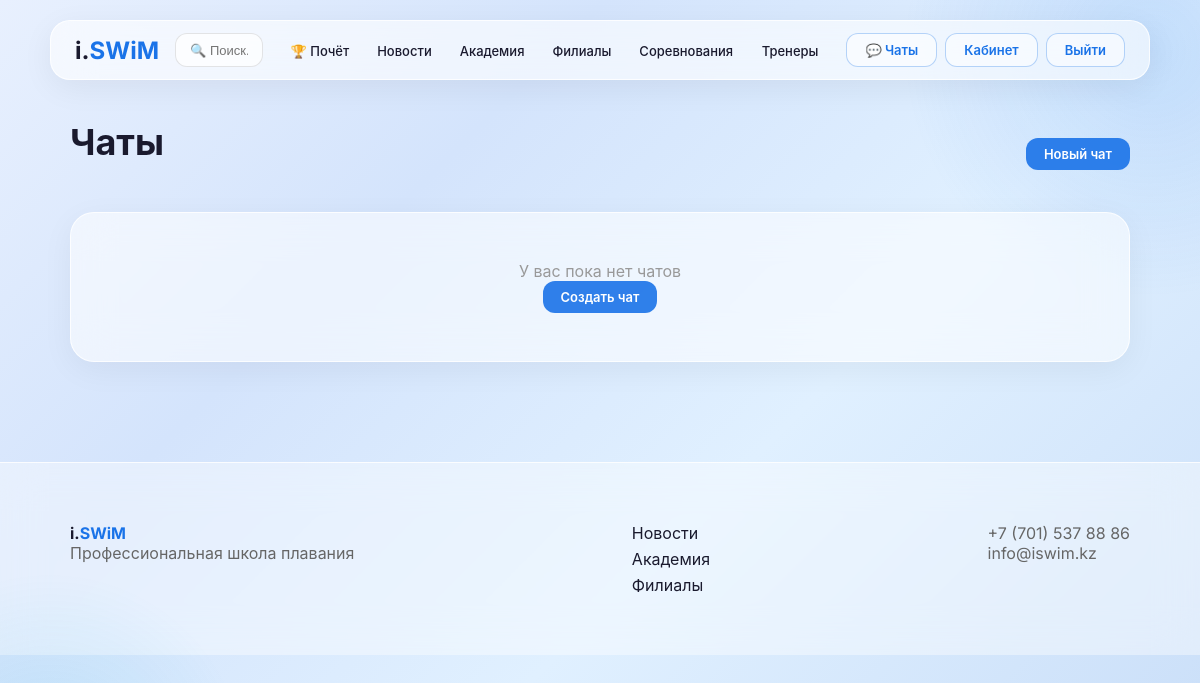
The app's page /chat/ (signed in), older data.
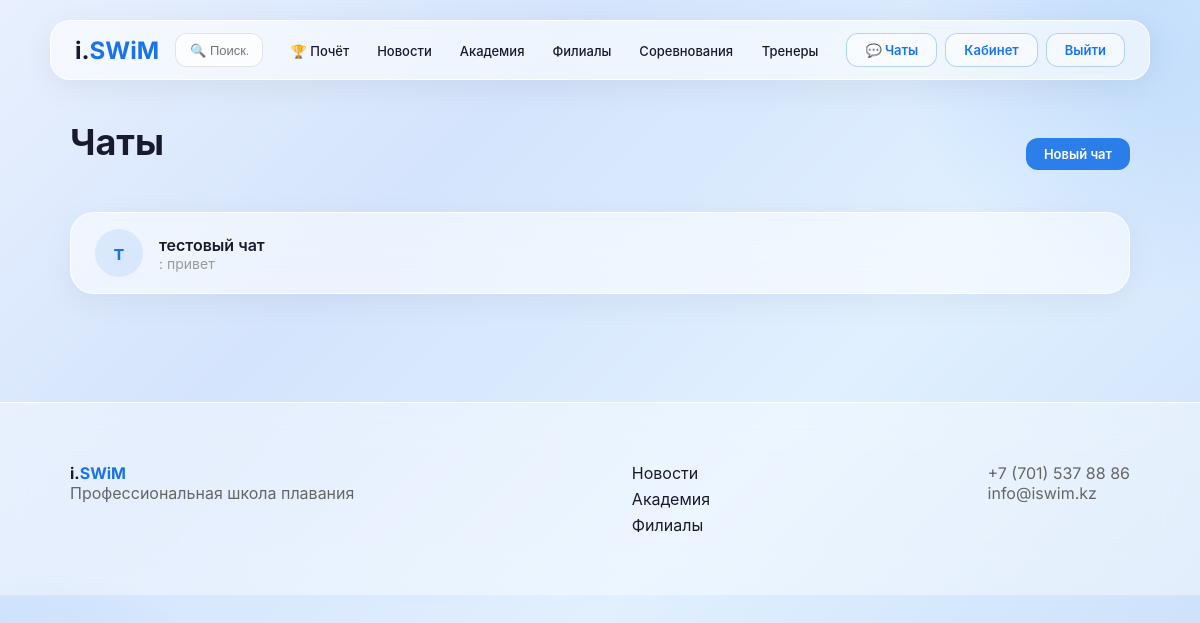
The same page, newer data.
### chat/models.py (models this page shows, shortened)
class ChatRoom(models.Model):
    ROOM_TYPES = [
        ('private', 'Личный'),
        ('group', 'Групповой'),
    ]
    name = models.CharField(max_length=100, verbose_name='Название')
    room_type = models.CharField(max_length=10, choices=ROOM_TYPES, default='private', verbose_name='Тип')
    participants = models.ManyToManyField(User, related_name='chat_rooms', verbose_name='Участники')
    created_by = models.ForeignKey(User, on_delete=models.CASCADE, related_name='created_rooms', verbose_name='Создатель')
    created_at = models.DateTimeField(auto_now_add=True, verbose_name='Создана')
    avatar = models.ImageField(upload_to='chat_avatars/', blank=True, verbose_name='Аватар')
    def last_message(self):
        return self.messages.last()
    class Meta:
        verbose_name = 'Чат'
        verbose_name_plural = 'Чаты'

class Message(models.Model):
    room = models.ForeignKey(ChatRoom, on_delete=models.CASCADE, related_name='messages', verbose_name='Чат')
    sender = models.ForeignKey(User, on_delete=models.CASCADE, related_name='messages', verbose_name='Отправитель')
    text = models.TextField(verbose_name='Текст')
    created_at = models.DateTimeField(auto_now_add=True, verbose_name='Отправлено')
    is_read = models.BooleanField(default=False, verbose_name='Прочитано')
    class Meta:
        verbose_name = 'Сообщение'
        verbose_name_plural = 'Сообщения'
        ordering = ['created_at']

### chat/views.py (the view)
# urls.py: path('chat/', chat_list, name='chat_list'),
@login_required
def chat_list(request):
    rooms = request.user.chat_rooms.all()
    rooms_with_data = []
    for room in rooms:
        unread = room.messages.filter(is_read=False).exclude(sender=request.user).count()
        rooms_with_data.append({
            'room': room,
            'last_message': room.last_message(),
            'unread': unread,
        })
    return render(request, 'chat/chat_list.html', {'rooms': rooms_with_data})

### chat/templates/chat/chat_list.html (shortened to what this page needs)
{% extends 'core/base.html' %}
{% block content %}
<div class="container">
    <div style="display:flex;justify-content:space-between;align-items:center;margin-bottom:24px;">
        <h1 class="page-title">Чаты</h1>
        <a href="{% url 'create_room' %}" class="btn-glass">Новый чат</a>
    </div>
    <div>
        {% for item in rooms %}
            <a href="{% url 'chat_room' item.room.id %}" style="text-decoration:none;color:inherit;">
                <div class="glass-card" style="display:flex;align-items:center;gap:16px;margin-bottom:8px;padding:16px 24px;">
                    <div style="width:48px;height:48px;border-radius:50%;background:rgba(26,115,232,0.1);display:flex;align-items:center;justify-content:center;font-size:20px;font-weight:600;color:#1a73e8;">
                        {{ item.room.name|slice:":1" }}
                    </div>
                    <div style="flex:1;">
                        <div style="font-weight:600;">{{ item.room.name }}</div>
                        {% if item.last_message %}
                            <div style="color:#999;font-size:14px;">{{ item.last_message.sender.get_full_name }}: {{ item.last_message.text|truncatechars:40 }}</div>
                        {% endif %}
                    </div>
                </div>
            </a>
        {% empty %}
            <div class="glass-card" style="text-align:center;padding:48px;">
                <p style="color:#999;">У вас пока нет чатов</p>
                <a href="{% url 'create_room' %}" class="btn-glass">Создать чат</a>
            </div>
        {% endfor %}
    </div>
</div>
{% endblock %}

Row changes from the older to the newer data that the page shows:
added ChatRoom: room.name "т", room.name "тестовый чат", last_message.text "привет"
Text that changed along with them:
text no longer shown: "У вас пока нет чатов Создать чат"
